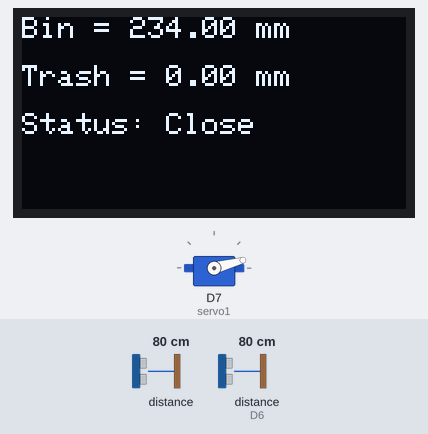
Recording of a sketch running on a simulated ESP8266 (NodeMCU). On the bench: 128×64 one-colour display, servo. Wiring (inferred from the names in the program): ultrasonic range finder: trigger D5; echo D6. Inputs (shaded band) come from the test bench; at power-on: distance to the obstacle (sensor on D6) 80 cm, distance to the obstacle 80 cm. The echo pulse lasts 58.3 µs per cm; WiFi joins after 1.5 s; servers stay silent unless stated; what the sketch prints to the serial monitor is not drawn.

Above: at 3.0 s.
3.1 s: distance to the obstacle (sensor on D6) set to 13 cm
4.6 s: distance to the obstacle (sensor on D6) set to 10 cm
At 5.9 s:
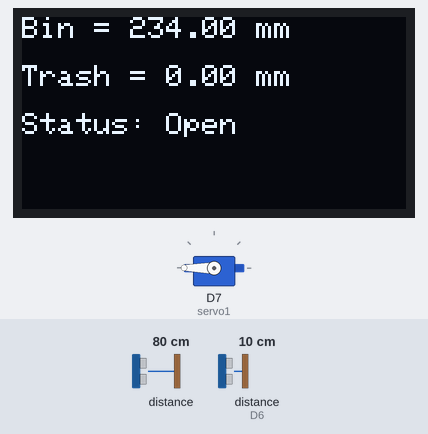
6.3 s: distance to the obstacle (sensor 0) set to 2 cm
At 7.2 s:
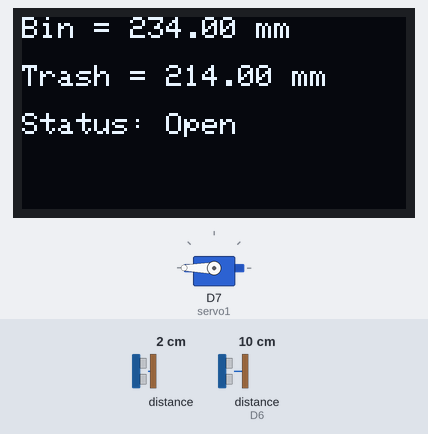
8.0 s: distance to the obstacle (sensor on D6) set to 18 cm
At 8.6 s:
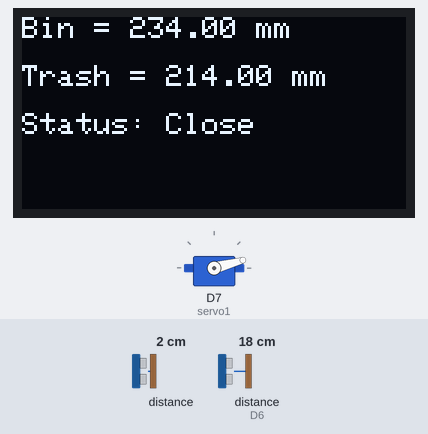
9.6 s: distance to the obstacle (sensor 0) set to 4 cm
At 10.2 s:
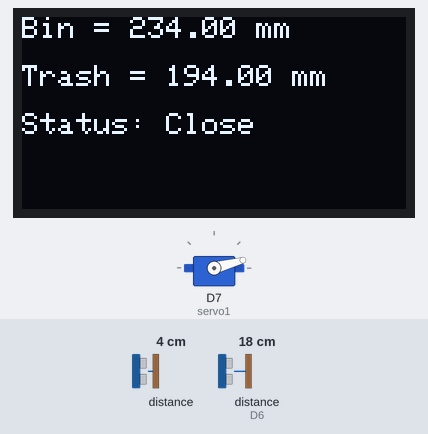
11.2 s: distance to the obstacle (sensor on D6) set to 2 cm
At 11.8 s:
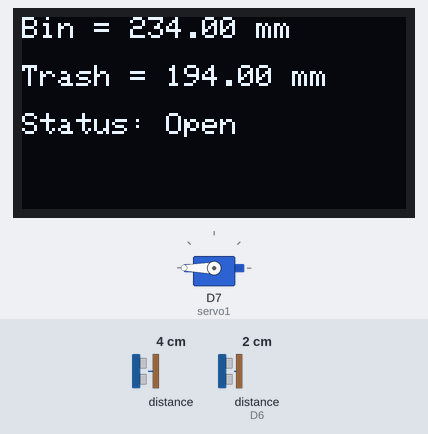
Timing chart, 0 to 13.9 s (numbered marks = the images above; inputs shaded):
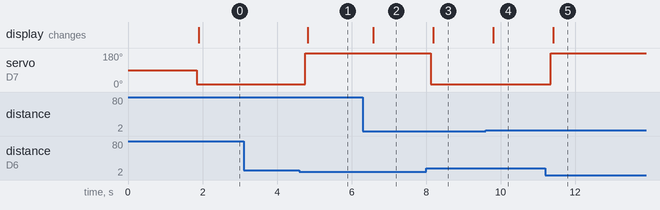

The sketch:

project_final.ino
```cpp
#define BLYNK_PRINT Serial
#define BLYNK_TEMPLATE_ID "TMPLJ5BYJGxm"
#define i2c_Address 0x3C
#define SCREEN_WIDTH 128
#define SCREEN_HEIGHT 64
#define OLED_RESET -1
#define LINE_TOKEN  "M6XAde8CxXFZ4W9AasLosvEehtClAAG1lFs9KQMnlzx"

#include <ESP8266WiFi.h>
#include <BlynkSimpleEsp8266.h>

#include <Adafruit_SH110X.h>
Adafruit_SH1106G display = Adafruit_SH1106G(SCREEN_WIDTH, SCREEN_HEIGHT, &Wire, OLED_RESET);

#include <TridentTD_LineNotify.h>
#include "Adafruit_VL53L0X.h"
Adafruit_VL53L0X laser = Adafruit_VL53L0X ();

#include<Servo.h>
Servo servo1;

char auth[] = "YM7t5xXhlsUi0FlG2gU-WghSL0OmD0CZ";
char ssid[] = "CHU_2.4G";
char pass[] = "Chu123456";

float height_Bin = 234;
float trash = 0;
int trigPin = D5;
int echoPin = D6;
long distance;
long duration;

bool alerted = false;

void ultrasonic()
{
  digitalWrite(trigPin, LOW);
  delayMicroseconds(2);
  digitalWrite(trigPin, HIGH);
  delayMicroseconds(10);
  digitalWrite(trigPin, LOW);

  duration = pulseIn(echoPin, HIGH);
  distance = duration * 0.034 / 2;

  Serial.println(String(distance) + " CM");

}

void setup()
{
  Serial.begin(115200);
  display.begin(i2c_Address, true);

  LINE.setToken(LINE_TOKEN);

  pinMode(trigPin, OUTPUT);
  pinMode(echoPin, INPUT);
  servo1.attach(D7);

  if(!laser.begin ())
  {
    Serial.println(F("Failed to boot VL53L0X"));
    while(1);
  }

  Serial.println(F("VL53L0X API Simple Ranging example\n\n")); //เจอโมดูล
  laser.startRangeContinuous ();

  Blynk.begin(auth, ssid, pass);
}

void loop()
{
  Blynk.run();

  ultrasonic();
  display.clearDisplay();
  display.setTextColor(SH110X_WHITE);
  display.setCursor(0, 0);
  display.print("Bin = " + String(height_Bin)+" mm");
  display.setCursor(0, 16);
  display.print("Trash = "+String (trash) +" mm");

  if (distance <= 10)
  {
    servo1.write(180);
    display.setCursor(0, 32);
    display.print("Status: Open");
  }
  else
  {
    servo1.write(15);
    display.setCursor(0, 32);
    display.print("Status: Close");
  }

  laser.startRangeContinuous();

  if(laser.isRangeComplete())
  {
    trash = laser.readRange();
    if(trash > 234)
    {
      trash = 0;
    }
    else if(trash == 0)
    {
      trash = 0;
    }
    else
    {
      trash = height_Bin - trash;
      if(trash >= 160 && !alerted)
      {
        LINE.notify("ถังขยะเต็ม");
        alerted = true;
      }
      else if(trash < 160 && alerted)
      {
        alerted = false;
      }
    }
    Serial.println("trash: " + String(trash));
  }

  Blynk.virtualWrite(V0, trash);
  display.display();
  delay(100);
}
```

Measured:
- the behaviour switches between 12 and 11 cm on distance to the obstacle (sensor on D6) (found by bisection; images 0 and 1)
- after the input at 3.1 s, every drawn part: stays the same
- after the input at 4.6 s, servo on D7 (servo1): 15° → 180° after 0.16 s; the display: changes after 0.22 s (image 1)
- after the input at 6.3 s, the display: changes after 0.28 s (image 2)
- after the input at 8.0 s, servo on D7 (servo1): 180° → 15° after 0.13 s; the display: changes after 0.19 s (image 3)
- after the input at 9.6 s, the display: changes after 0.20 s (image 4)
- after the input at 11.2 s, servo on D7 (servo1): 15° → 180° after 0.15 s; the display: changes after 0.21 s (image 5)
